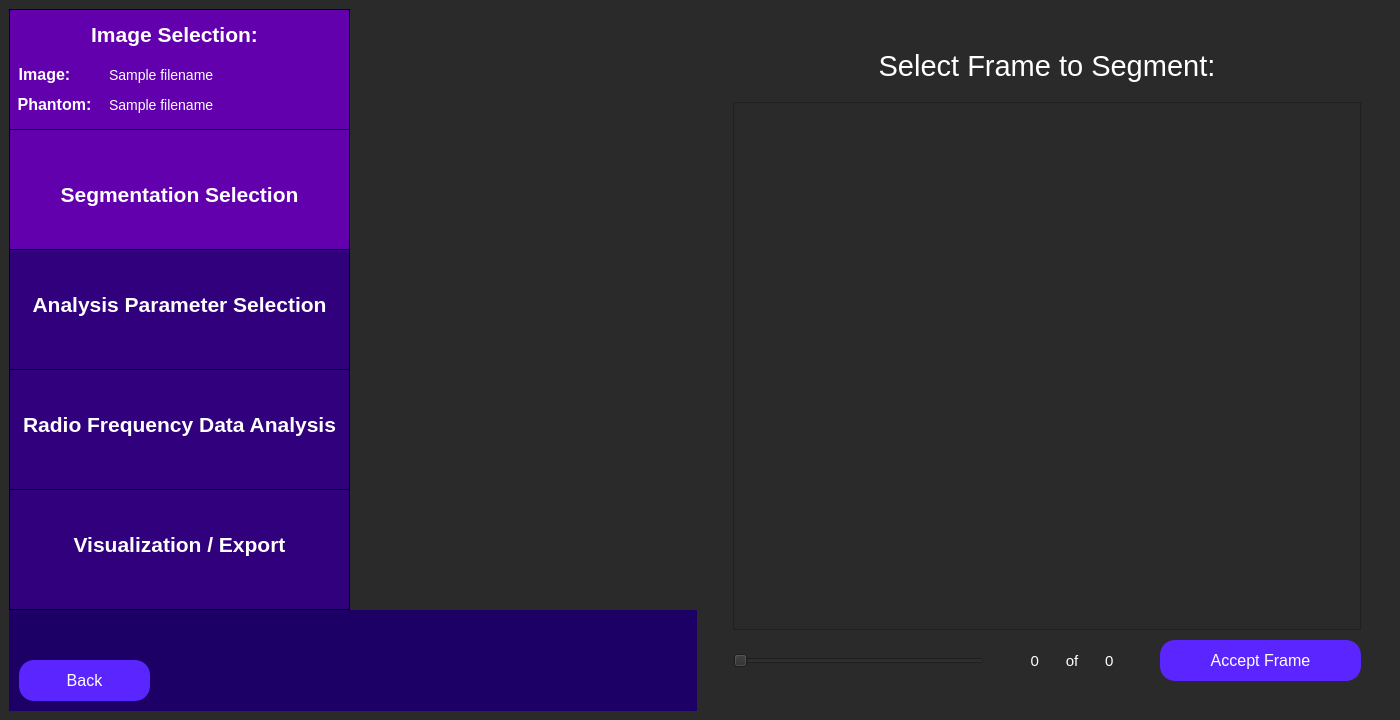
<?xml version="1.0" encoding="UTF-8"?>
<ui version="4.0">
 <class>constructRoi</class>
 <widget class="QWidget" name="constructRoi">
  <property name="minimumSize">
   <size>
    <width>1400</width>
    <height>662</height>
   </size>
  </property>
  <property name="windowTitle">
   <string>Select Region of Interest</string>
  </property>
  <property name="styleSheet">
   <string notr="true">QWidget {
	background: rgb(42, 42, 42);
}</string>
  </property>
  <layout class="QVBoxLayout" name="main_layout">
   <property name="leftMargin">
    <number>0</number>
   </property>
   <property name="topMargin">
    <number>0</number>
   </property>
   <property name="rightMargin">
    <number>0</number>
   </property>
   <property name="bottomMargin">
    <number>0</number>
   </property>
   <item>
    <widget class="QWidget" name="horizontalLayoutWidget_4">
   <layout class="QHBoxLayout" name="full_screen_layout" stretch="0,0">
    <item>
     <layout class="QVBoxLayout" name="side_bar_layout" stretch="0,0">
      <property name="spacing">
       <number>0</number>
      </property>
      <property name="sizeConstraint">
       <enum>QLayout::SetMaximumSize</enum>
      </property>
      <item>
       <widget class="QWidget" name="sidebar" native="true">
        <property name="minimumSize">
         <size>
          <width>341</width>
          <height>601</height>
         </size>
        </property>
        <property name="maximumSize">
         <size>
          <width>241</width>
          <height>601</height>
         </size>
        </property>
        <property name="toolTip">
         <string>&lt;html&gt;&lt;head/&gt;&lt;body&gt;&lt;p&gt;&lt;br/&gt;&lt;/p&gt;&lt;/body&gt;&lt;/html&gt;</string>
        </property>
        <property name="styleSheet">
         <string notr="true">QWidget {
	background-color: rgb(28, 0, 101);
}</string>
        </property>
        <widget class="QFrame" name="imageSelectionSidebar">
         <property name="geometry">
          <rect>
           <x>0</x>
           <y>0</y>
           <width>341</width>
           <height>121</height>
          </rect>
         </property>
         <property name="minimumSize">
          <size>
           <width>341</width>
           <height>121</height>
          </size>
         </property>
         <property name="maximumSize">
          <size>
           <width>341</width>
           <height>121</height>
          </size>
         </property>
         <property name="styleSheet">
          <string notr="true">QFrame {
	background-color: rgb(99, 0, 174);
	border: 1px solid black;
}</string>
         </property>
         <property name="frameShape">
          <enum>QFrame::StyledPanel</enum>
         </property>
         <property name="frameShadow">
          <enum>QFrame::Raised</enum>
         </property>
         <widget class="QLabel" name="imageSelectionLabelSidebar">
          <property name="geometry">
           <rect>
            <x>70</x>
            <y>0</y>
            <width>191</width>
            <height>51</height>
           </rect>
          </property>
          <property name="styleSheet">
           <string notr="true">QLabel {
	font-size: 21px;
	color: rgb(255, 255, 255);
	background-color: rgba(255, 255, 255, 0);
	border: 0px;
	font-weight: bold;
}</string>
          </property>
          <property name="text">
           <string>Image Selection:</string>
          </property>
          <property name="alignment">
           <set>Qt::AlignCenter</set>
          </property>
         </widget>
         <widget class="QLabel" name="imageLabel">
          <property name="geometry">
           <rect>
            <x>-60</x>
            <y>40</y>
            <width>191</width>
            <height>51</height>
           </rect>
          </property>
          <property name="styleSheet">
           <string notr="true">QLabel {
	font-size: 16px;
	color: rgb(255, 255, 255);
	background-color: rgba(255, 255, 255, 0);
	border: 0px;
	font-weight: bold;
}</string>
          </property>
          <property name="text">
           <string>Image:</string>
          </property>
          <property name="alignment">
           <set>Qt::AlignCenter</set>
          </property>
         </widget>
         <widget class="QLabel" name="phantomLabel">
          <property name="geometry">
           <rect>
            <x>-50</x>
            <y>70</y>
            <width>191</width>
            <height>51</height>
           </rect>
          </property>
          <property name="styleSheet">
           <string notr="true">QLabel {
	font-size: 16px;
	color: rgb(255, 255, 255);
	background-color: rgba(255, 255, 255, 0);
	border: 0px;
	font-weight: bold
}</string>
          </property>
          <property name="text">
           <string>Phantom:</string>
          </property>
          <property name="alignment">
           <set>Qt::AlignCenter</set>
          </property>
         </widget>
         <widget class="QLabel" name="image_path_input">
          <property name="geometry">
           <rect>
            <x>100</x>
            <y>40</y>
            <width>241</width>
            <height>51</height>
           </rect>
          </property>
          <property name="styleSheet">
           <string notr="true">QLabel {
	font-size: 14px;
	color: rgb(255, 255, 255);
	background-color: rgba(255, 255, 255, 0);
	border: 0px;
}</string>
          </property>
          <property name="text">
           <string>Sample filename </string>
          </property>
          <property name="alignment">
           <set>Qt::AlignLeading|Qt::AlignLeft|Qt::AlignVCenter</set>
          </property>
         </widget>
         <widget class="QLabel" name="phantom_path_input">
          <property name="geometry">
           <rect>
            <x>100</x>
            <y>70</y>
            <width>241</width>
            <height>51</height>
           </rect>
          </property>
          <property name="styleSheet">
           <string notr="true">QLabel {
	font-size: 14px;
	color: rgb(255, 255, 255);
	background-color: rgba(255, 255, 255, 0);
	border: 0px;
}</string>
          </property>
          <property name="text">
           <string>Sample filename </string>
          </property>
          <property name="alignment">
           <set>Qt::AlignLeading|Qt::AlignLeft|Qt::AlignVCenter</set>
          </property>
         </widget>
        </widget>
        <widget class="QFrame" name="roiSidebar">
         <property name="geometry">
          <rect>
           <x>0</x>
           <y>120</y>
           <width>341</width>
           <height>121</height>
          </rect>
         </property>
         <property name="maximumSize">
          <size>
           <width>341</width>
           <height>121</height>
          </size>
         </property>
         <property name="styleSheet">
          <string notr="true">QFrame {
	background-color: rgb(99, 0, 174);
	border: 1px solid black;
}</string>
         </property>
         <property name="frameShape">
          <enum>QFrame::StyledPanel</enum>
         </property>
         <property name="frameShadow">
          <enum>QFrame::Raised</enum>
         </property>
         <widget class="QLabel" name="roiSidebarLabel">
          <property name="geometry">
           <rect>
            <x>0</x>
            <y>40</y>
            <width>341</width>
            <height>51</height>
           </rect>
          </property>
          <property name="styleSheet">
           <string notr="true">QLabel {
	font-size: 21px;
	color: rgb(255, 255, 255);
	background-color: rgba(255, 255, 255, 0);
	border: 0px;
	font-weight: bold;
}</string>
          </property>
          <property name="text">
           <string>Segmentation Selection</string>
          </property>
          <property name="alignment">
           <set>Qt::AlignCenter</set>
          </property>
         </widget>
        </widget>
        <widget class="QFrame" name="rfAnalysisSidebar">
         <property name="geometry">
          <rect>
           <x>0</x>
           <y>360</y>
           <width>341</width>
           <height>121</height>
          </rect>
         </property>
         <property name="minimumSize">
          <size>
           <width>341</width>
           <height>121</height>
          </size>
         </property>
         <property name="maximumSize">
          <size>
           <width>341</width>
           <height>121</height>
          </size>
         </property>
         <property name="styleSheet">
          <string notr="true">QFrame {
	background-color:  rgb(49, 0, 124);
	border: 1px solid black;
}</string>
         </property>
         <property name="frameShape">
          <enum>QFrame::StyledPanel</enum>
         </property>
         <property name="frameShadow">
          <enum>QFrame::Raised</enum>
         </property>
         <widget class="QLabel" name="rfAnalysisLabel">
          <property name="geometry">
           <rect>
            <x>0</x>
            <y>30</y>
            <width>341</width>
            <height>51</height>
           </rect>
          </property>
          <property name="styleSheet">
           <string notr="true">QLabel {
	font-size: 21px;
	color: rgb(255, 255, 255);
	background-color: rgba(255, 255, 255, 0);
	border: 0px;
	font-weight: bold;
}</string>
          </property>
          <property name="text">
           <string>Radio Frequency Data Analysis</string>
          </property>
          <property name="alignment">
           <set>Qt::AlignCenter</set>
          </property>
         </widget>
        </widget>
        <widget class="QFrame" name="exportResultsSidebar">
         <property name="geometry">
          <rect>
           <x>0</x>
           <y>480</y>
           <width>341</width>
           <height>121</height>
          </rect>
         </property>
         <property name="minimumSize">
          <size>
           <width>341</width>
           <height>121</height>
          </size>
         </property>
         <property name="maximumSize">
          <size>
           <width>341</width>
           <height>121</height>
          </size>
         </property>
         <property name="styleSheet">
          <string notr="true">QFrame {
	background-color:  rgb(49, 0, 124);
	border: 1px solid black;
}</string>
         </property>
         <property name="frameShape">
          <enum>QFrame::StyledPanel</enum>
         </property>
         <property name="frameShadow">
          <enum>QFrame::Raised</enum>
         </property>
         <widget class="QLabel" name="exportResultsLabel">
          <property name="geometry">
           <rect>
            <x>20</x>
            <y>30</y>
            <width>301</width>
            <height>51</height>
           </rect>
          </property>
          <property name="styleSheet">
           <string notr="true">QLabel {
	font-size: 21px;
	color: rgb(255, 255, 255);
	background-color: rgba(255, 255, 255, 0);
	border: 0px;
	font-weight: bold;
}</string>
          </property>
          <property name="text">
           <string>Visualization / Export</string>
          </property>
          <property name="alignment">
           <set>Qt::AlignCenter</set>
          </property>
         </widget>
        </widget>
        <widget class="QFrame" name="analysisParamsSidebar">
         <property name="geometry">
          <rect>
           <x>0</x>
           <y>240</y>
           <width>341</width>
           <height>121</height>
          </rect>
         </property>
         <property name="maximumSize">
          <size>
           <width>341</width>
           <height>121</height>
          </size>
         </property>
         <property name="styleSheet">
          <string notr="true">QFrame {
	background-color: rgb(49, 0, 124);
	border: 1px solid black;
}</string>
         </property>
         <property name="frameShape">
          <enum>QFrame::StyledPanel</enum>
         </property>
         <property name="frameShadow">
          <enum>QFrame::Raised</enum>
         </property>
         <widget class="QLabel" name="analysisParamsLabel">
          <property name="geometry">
           <rect>
            <x>0</x>
            <y>30</y>
            <width>341</width>
            <height>51</height>
           </rect>
          </property>
          <property name="styleSheet">
           <string notr="true">QLabel {
	font-size: 21px;
	color: rgb(255, 255, 255);
	background-color: rgba(255, 255, 255, 0);
	border: 0px;
	font-weight:bold;
}</string>
          </property>
          <property name="text">
           <string>Analysis Parameter Selection</string>
          </property>
          <property name="alignment">
           <set>Qt::AlignCenter</set>
          </property>
         </widget>
        </widget>
       </widget>
      </item>
      <item>
       <widget class="QFrame" name="gridFrame">
        <property name="maximumSize">
         <size>
          <width>341</width>
          <height>16777215</height>
         </size>
        </property>
        <property name="styleSheet">
         <string notr="true">QFrame {
	background-color: rgb(28, 0, 101);
}</string>
        </property>
        <layout class="QGridLayout" name="backButtonGrid" rowstretch="0,0">
         <property name="sizeConstraint">
          <enum>QLayout::SetMinAndMaxSize</enum>
         </property>
         <property name="leftMargin">
          <number>10</number>
         </property>
         <property name="topMargin">
          <number>10</number>
         </property>
         <property name="rightMargin">
          <number>10</number>
         </property>
         <property name="bottomMargin">
          <number>10</number>
         </property>
         <item row="0" column="0">
          <spacer name="verticalSpacer">
           <property name="orientation">
            <enum>Qt::Vertical</enum>
           </property>
           <property name="sizeHint" stdset="0">
            <size>
             <width>20</width>
             <height>40</height>
            </size>
           </property>
          </spacer>
         </item>
         <item row="1" column="1">
          <spacer name="horizontalSpacer">
           <property name="orientation">
            <enum>Qt::Horizontal</enum>
           </property>
           <property name="sizeHint" stdset="0">
            <size>
             <width>40</width>
             <height>20</height>
            </size>
           </property>
          </spacer>
         </item>
         <item row="1" column="0">
          <widget class="QPushButton" name="back_button">
           <property name="minimumSize">
            <size>
             <width>131</width>
             <height>41</height>
            </size>
           </property>
           <property name="maximumSize">
            <size>
             <width>131</width>
             <height>41</height>
            </size>
           </property>
           <property name="styleSheet">
            <string notr="true">QPushButton {
	color: white;
	font-size: 16px;
	background: rgb(90, 37, 255);
	border-radius: 15px;
}</string>
           </property>
           <property name="text">
            <string>Back</string>
           </property>
          </widget>
         </item>
        </layout>
       </widget>
      </item>
     </layout>
    </item>
    <item>
     <layout class="QVBoxLayout" name="frame_preview_layout" stretch="1,0,1">
      <property name="spacing">
       <number>10</number>
      </property>
      <property name="leftMargin">
       <number>30</number>
      </property>
      <property name="topMargin">
       <number>30</number>
      </property>
      <property name="rightMargin">
       <number>30</number>
      </property>
      <property name="bottomMargin">
       <number>30</number>
      </property>
      <item>
       <widget class="QLabel" name="select_frame_label">
        <property name="styleSheet">
         <string notr="true">QLabel {
	font-size: 29px;
	color: rgb(255, 255, 255);
	background-color: rgba(255, 255, 255, 0);
}</string>
        </property>
        <property name="text">
         <string>Select Frame to Segment:</string>
        </property>
        <property name="textFormat">
         <enum>Qt::AutoText</enum>
        </property>
        <property name="scaledContents">
         <bool>false</bool>
        </property>
        <property name="alignment">
         <set>Qt::AlignCenter</set>
        </property>
        <property name="wordWrap">
         <bool>true</bool>
        </property>
       </widget>
      </item>
      <item>
       <widget class="QFrame" name="im_display_frame">
        <property name="sizePolicy">
         <sizepolicy hsizetype="Expanding" vsizetype="Expanding">
          <horstretch>10</horstretch>
          <verstretch>10</verstretch>
         </sizepolicy>
        </property>
        <property name="minimumSize">
         <size>
          <width>501</width>
          <height>321</height>
         </size>
        </property>
        <property name="maximumSize">
         <size>
          <width>16777215</width>
          <height>16777215</height>
         </size>
        </property>
        <property name="frameShape">
         <enum>QFrame::StyledPanel</enum>
        </property>
        <property name="frameShadow">
         <enum>QFrame::Raised</enum>
        </property>
       </widget>
      </item>
      <item>
       <layout class="QHBoxLayout" name="frameControlsLayout">
        <property name="spacing">
         <number>10</number>
        </property>
        <item>
         <widget class="QSlider" name="frame_slider">
          <property name="minimumSize">
           <size>
            <width>251</width>
            <height>41</height>
           </size>
          </property>
          <property name="maximumSize">
           <size>
            <width>251</width>
            <height>41</height>
           </size>
          </property>
          <property name="orientation">
           <enum>Qt::Horizontal</enum>
          </property>
         </widget>
        </item>
        <item>
         <widget class="QLabel" name="cur_frame_label">
          <property name="styleSheet">
           <string notr="true">QLabel {
	font-size: 15px;
	color: rgb(255, 255, 255);
	background-color: rgba(255, 255, 255, 0);
}</string>
          </property>
          <property name="text">
           <string>0</string>
          </property>
          <property name="textFormat">
           <enum>Qt::AutoText</enum>
          </property>
          <property name="scaledContents">
           <bool>false</bool>
          </property>
          <property name="alignment">
           <set>Qt::AlignRight|Qt::AlignTrailing|Qt::AlignVCenter</set>
          </property>
          <property name="wordWrap">
           <bool>true</bool>
          </property>
         </widget>
        </item>
        <item>
         <widget class="QLabel" name="of_frames_label">
          <property name="styleSheet">
           <string notr="true">QLabel {
	font-size: 15px;
	color: rgb(255, 255, 255);
	background-color: rgba(255, 255, 255, 0);
}</string>
          </property>
          <property name="text">
           <string>of</string>
          </property>
          <property name="textFormat">
           <enum>Qt::AutoText</enum>
          </property>
          <property name="scaledContents">
           <bool>false</bool>
          </property>
          <property name="alignment">
           <set>Qt::AlignCenter</set>
          </property>
          <property name="wordWrap">
           <bool>true</bool>
          </property>
         </widget>
        </item>
        <item>
         <widget class="QLabel" name="total_frames_label">
          <property name="styleSheet">
           <string notr="true">QLabel {
	font-size: 15px;
	color: rgb(255, 255, 255);
	background-color: rgba(255, 255, 255, 0);
}</string>
          </property>
          <property name="text">
           <string>0</string>
          </property>
          <property name="textFormat">
           <enum>Qt::AutoText</enum>
          </property>
          <property name="scaledContents">
           <bool>false</bool>
          </property>
          <property name="alignment">
           <set>Qt::AlignLeading|Qt::AlignLeft|Qt::AlignVCenter</set>
          </property>
          <property name="wordWrap">
           <bool>true</bool>
          </property>
         </widget>
        </item>
        <item>
         <widget class="QPushButton" name="accept_frame_button">
          <property name="minimumSize">
           <size>
            <width>201</width>
            <height>41</height>
           </size>
          </property>
          <property name="maximumSize">
           <size>
            <width>201</width>
            <height>41</height>
           </size>
          </property>
          <property name="styleSheet">
           <string notr="true">QPushButton {
	color: white;
	font-size: 16px;
	background: rgb(90, 37, 255);
	border-radius: 15px;
}</string>
          </property>
          <property name="text">
           <string>Accept Frame</string>
          </property>
         </widget>
        </item>
       </layout>
      </item>
     </layout>
    </item>
   </layout>
  </widget>
   </item>
  </layout>
 </widget>
 <resources/>
 <connections/>
</ui>
